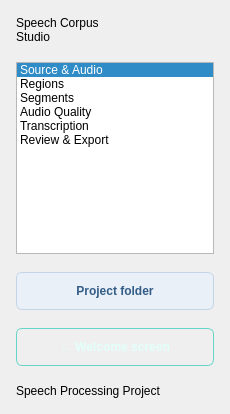
                  <widget class="QFrame" name="sidebar">
                    <property name="minimumSize">
                      <size>
                        <width>230</width>
                        <height>0</height>
                      </size>
                    </property>
                    <property name="maximumSize">
                      <size>
                        <width>230</width>
                        <height>16777215</height>
                      </size>
                    </property>
                    <layout class="QVBoxLayout" name="sidebarLayout">
                      <property name="spacing">
                        <number>18</number>
                      </property>
                      <property name="leftMargin">
                        <number>16</number>
                      </property>
                      <property name="topMargin">
                        <number>16</number>
                      </property>
                      <property name="rightMargin">
                        <number>16</number>
                      </property>
                      <property name="bottomMargin">
                        <number>16</number>
                      </property>
                      <item>
                        <widget class="QLabel" name="brandLabel">
                          <property name="text">
                            <string>Speech Corpus
Studio</string>
                          </property>
                          <property name="wordWrap">
                            <bool>true</bool>
                          </property>
                        </widget>
                      </item>
                      <item>
                        <widget class="QListWidget" name="navigationList">
                          <property name="horizontalScrollBarPolicy">
                            <enum>Qt::ScrollBarPolicy::ScrollBarAlwaysOff</enum>
                          </property>
                          <property name="currentRow">
                            <number>0</number>
                          </property>
                          <item>
                            <property name="text">
                              <string>Source &amp; Audio</string>
                            </property>
                          </item>
                          <item>
                            <property name="text">
                              <string>Regions</string>
                            </property>
                          </item>
                          <item>
                            <property name="text">
                              <string>Segments</string>
                            </property>
                          </item>
                          <item>
                            <property name="text">
                              <string>Audio Quality</string>
                            </property>
                          </item>
                          <item>
                            <property name="text">
                              <string>Transcription</string>
                            </property>
                          </item>
                          <item>
                            <property name="text">
                              <string>Review &amp; Export</string>
                            </property>
                          </item>
                        </widget>
                      </item>
                      <item>
                        <widget class="QPushButton" name="openProjectFolderButton">
                          <property name="minimumSize">
                            <size>
                              <width>105</width>
                              <height>38</height>
                            </size>
                          </property>
                          <property name="styleSheet">
                            <string>QPushButton#openProjectFolderButton {background:#E9F0F8; color:#335D87; border:1px solid #C4D4E6; border-radius:6px; padding:8px 14px; font-weight:600;}
QPushButton#openProjectFolderButton:hover {background:#DBE7F4;}
QPushButton#openProjectFolderButton:pressed {background:#CBDCEF;}
QPushButton#openProjectFolderButton:focus {border:2px solid #335D87; padding:7px 13px;}
QPushButton#openProjectFolderButton:disabled {background:#EDF1F2; color:#87999D; border:1px solid #D8E1E3;}</string>
                          </property>
                          <property name="text">
                            <string>Project folder</string>
                          </property>
                        </widget>
                      </item>
                      <item>
                        <widget class="QPushButton" name="backToWelcomeButton">
                          <property name="minimumSize">
                            <size>
                              <width>105</width>
                              <height>38</height>
                            </size>
                          </property>
                          <property name="toolTip">
                            <string>Return to the welcome screen</string>
                          </property>
                          <property name="styleSheet">
                            <string>QPushButton#backToWelcomeButton {background:transparent; color:#E2FFF9; border:1px solid #65D5C5; border-radius:6px; padding:8px 14px; font-weight:600;}
QPushButton#backToWelcomeButton:hover {background:#21525A; border-color:#8CE3D6;}
QPushButton#backToWelcomeButton:pressed {background:#2B6670;}
QPushButton#backToWelcomeButton:focus {border:2px solid #E2FFF9; padding:7px 13px;}</string>
                          </property>
                          <property name="text">
                            <string>← Welcome screen</string>
                          </property>
                        </widget>
                      </item>
                      <item>
                        <widget class="QLabel" name="sidebarFooter">
                          <property name="text">
                            <string>Speech Processing Project</string>
                          </property>
                          <property name="wordWrap">
                            <bool>true</bool>
                          </property>
                        </widget>
                      </item>
                    </layout>
                  </widget>
